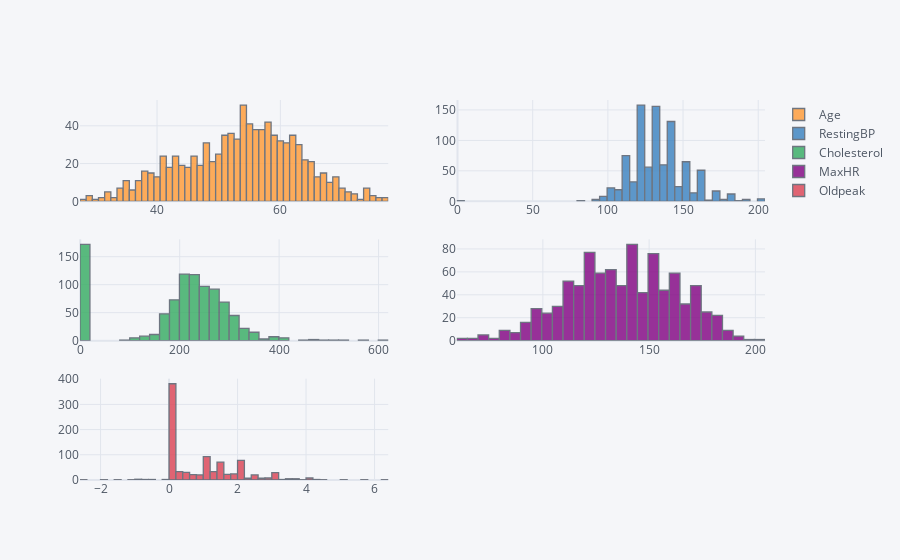

The cell this chart's notebook holds for it:
### Markdown cell above
The distribution of the continuous features is as follows:

### Code cell
heart_disease[continuous_features].iplot(kind='histogram',subplots=True,bins=50)

### Figure 1 — Plotly figure (JSON) as saved in the notebook; plotly's stock layout.template omitted (floating-point values rounded to 4 significant figures; data arrays with more than 128 entries replaced by an {"elided": "..."} marker saying what was removed)
{"data": [{"histfunc": "count", "histnorm": "", "marker": {"color": "rgba(255, 153, 51, 1.0)", "line": {"color": "#4D5663", "width": 1.3}}, "name": "Age", "nbinsx": 50, "opacity": 0.8, "orientation": "v", "type": "histogram", "x": {"elided": "918 int values"}, "xaxis": "x", "yaxis": "y"}, {"histfunc": "count", "histnorm": "", "marker": {"color": "rgba(55, 128, 191, 1.0)", "line": {"color": "#4D5663", "width": 1.3}}, "name": "RestingBP", "nbinsx": 50, "opacity": 0.8, "orientation": "v", "type": "histogram", "x": {"elided": "918 int values"}, "xaxis": "x2", "yaxis": "y2"}, {"histfunc": "count", "histnorm": "", "marker": {"color": "rgba(50, 171, 96, 1.0)", "line": {"color": "#4D5663", "width": 1.3}}, "name": "Cholesterol", "nbinsx": 50, "opacity": 0.8, "orientation": "v", "type": "histogram", "x": {"elided": "918 int values"}, "xaxis": "x3", "yaxis": "y3"}, {"histfunc": "count", "histnorm": "", "marker": {"color": "rgba(128, 0, 128, 1.0)", "line": {"color": "#4D5663", "width": 1.3}}, "name": "MaxHR", "nbinsx": 50, "opacity": 0.8, "orientation": "v", "type": "histogram", "x": {"elided": "918 int values"}, "xaxis": "x4", "yaxis": "y4"}, {"histfunc": "count", "histnorm": "", "marker": {"color": "rgba(219, 64, 82, 1.0)", "line": {"color": "#4D5663", "width": 1.3}}, "name": "Oldpeak", "nbinsx": 50, "opacity": 0.8, "orientation": "v", "type": "histogram", "x": {"elided": "918 float values"}, "xaxis": "x5", "yaxis": "y5"}], "layout": {"barmode": "overlay", "legend": {"bgcolor": "#F5F6F9", "font": {"color": "#4D5663"}}, "paper_bgcolor": "#F5F6F9", "plot_bgcolor": "#F5F6F9", "title": {"font": {"color": "#4D5663"}}, "xaxis": {"anchor": "y", "domain": [0, 0.45], "gridcolor": "#E1E5ED", "showgrid": true, "tickfont": {"color": "#4D5663"}, "title": {"font": {"color": "#4D5663"}, "text": ""}, "zerolinecolor": "#E1E5ED"}, "xaxis2": {"anchor": "y2", "domain": [0.55, 1], "gridcolor": "#E1E5ED", "showgrid": true, "tickfont": {"color": "#4D5663"}, "title": {"font": {"color": "#4D5663"}, "text": ""}, "zerolinecolor": "#E1E5ED"}, "xaxis3": {"anchor": "y3", "domain": [0, 0.45], "gridcolor": "#E1E5ED", "showgrid": true, "tickfont": {"color": "#4D5663"}, "title": {"font": {"color": "#4D5663"}, "text": ""}, "zerolinecolor": "#E1E5ED"}, "xaxis4": {"anchor": "y4", "domain": [0.55, 1], "gridcolor": "#E1E5ED", "showgrid": true, "tickfont": {"color": "#4D5663"}, "title": {"font": {"color": "#4D5663"}, "text": ""}, "zerolinecolor": "#E1E5ED"}, "xaxis5": {"anchor": "y5", "domain": [0, 0.45], "gridcolor": "#E1E5ED", "showgrid": true, "tickfont": {"color": "#4D5663"}, "title": {"font": {"color": "#4D5663"}, "text": ""}, "zerolinecolor": "#E1E5ED"}, "yaxis": {"anchor": "x", "domain": [0.7333, 1], "gridcolor": "#E1E5ED", "showgrid": true, "tickfont": {"color": "#4D5663"}, "title": {"font": {"color": "#4D5663"}, "text": ""}, "zerolinecolor": "#E1E5ED"}, "yaxis2": {"anchor": "x2", "domain": [0.7333, 1], "gridcolor": "#E1E5ED", "showgrid": true, "tickfont": {"color": "#4D5663"}, "title": {"font": {"color": "#4D5663"}, "text": ""}, "zerolinecolor": "#E1E5ED"}, "yaxis3": {"anchor": "x3", "domain": [0.3667, 0.6333], "gridcolor": "#E1E5ED", "showgrid": true, "tickfont": {"color": "#4D5663"}, "title": {"font": {"color": "#4D5663"}, "text": ""}, "zerolinecolor": "#E1E5ED"}, "yaxis4": {"anchor": "x4", "domain": [0.3667, 0.6333], "gridcolor": "#E1E5ED", "showgrid": true, "tickfont": {"color": "#4D5663"}, "title": {"font": {"color": "#4D5663"}, "text": ""}, "zerolinecolor": "#E1E5ED"}, "yaxis5": {"anchor": "x5", "domain": [0, 0.2667], "gridcolor": "#E1E5ED", "showgrid": true, "tickfont": {"color": "#4D5663"}, "title": {"font": {"color": "#4D5663"}, "text": ""}, "zerolinecolor": "#E1E5ED"}}}
